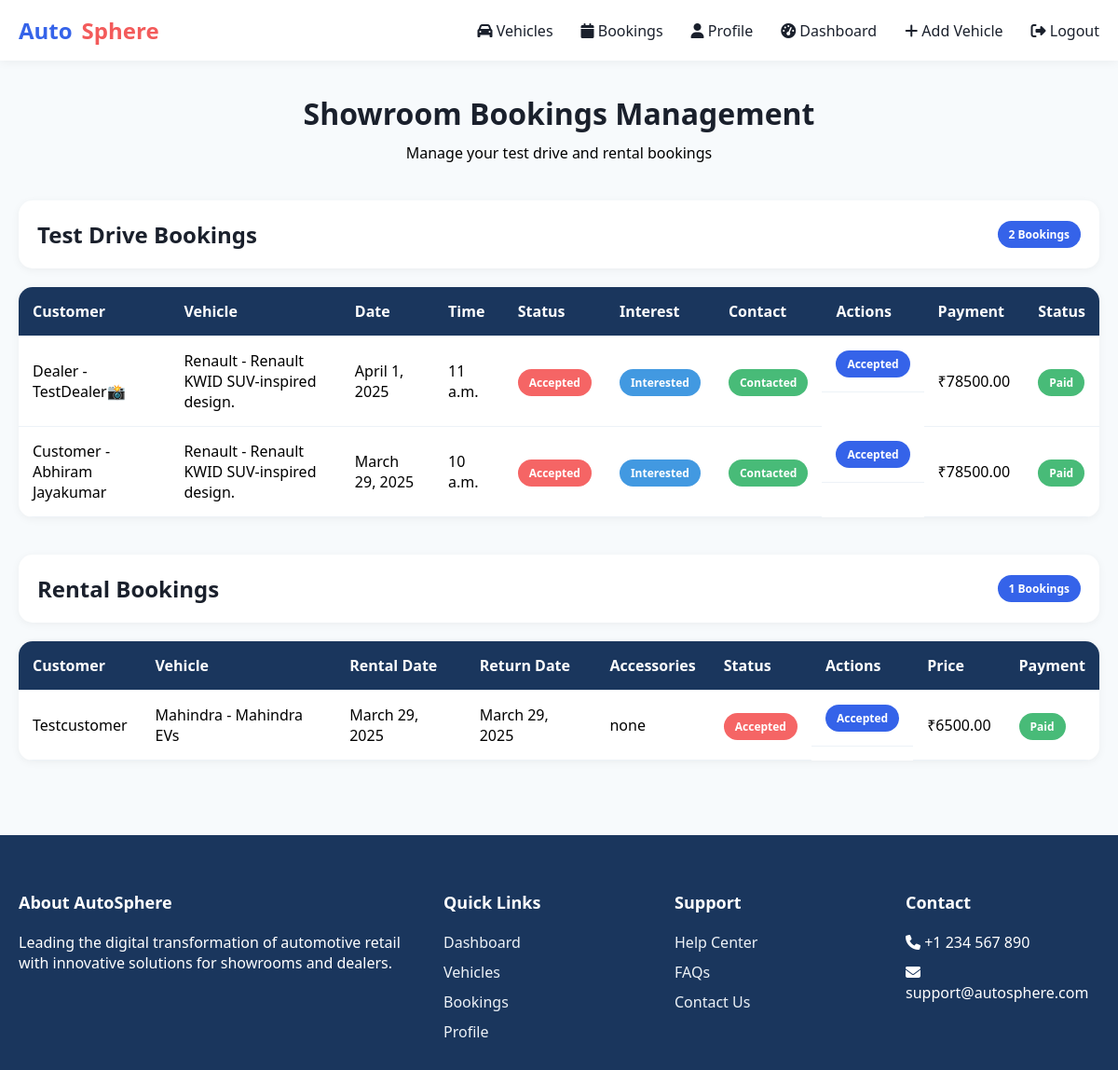
The page /Showroom/bookings/ (signed in) on the database its author committed.
### Customer/models.py (models this page shows, shortened)
class TestDriveBooking(models.Model):
    customer = models.ForeignKey(Customer, on_delete=models.CASCADE, null=True, blank=True)  # Allow null for dealers
    dealer = models.ForeignKey(Dealer, on_delete=models.CASCADE, null=True, blank=True)  # Optional Dealer field
    vehicle = models.ForeignKey(Vehicle, on_delete=models.CASCADE)
    date = models.DateField()
    time = models.TimeField()
    status = models.CharField(max_length=20, choices=[("Pending", "Pending"), ("Accepted", "Accepted"), ("Rejected", "Rejected")], default="Pending")
    payment_status = models.CharField(max_length=20, choices=[("Pending", "Pending"), ("Paid", "Paid")], default="Pending")
    Payment_amount = models.DecimalField(max_digits=10, decimal_places=2, default=0.00)
    Contancted = models.CharField(max_length=20, choices=[("Pending", "Pending"), ("Contacted", "Contacted")], default="Pending")
    Intrested = models.CharField(max_length=20, choices=[("Pending", "Pending"), ("Intrested", "Intrested"),("Not-Intrested", "Not-Intrested")], default="Pending")

class Vehicle(models.Model):
    SALE = 'sale'
    RENT = 'rent'
    VEHICLE_TYPES = [
        (SALE, 'For Sale'),
        (RENT, 'For Rent'),
    ]
    dealer = models.ForeignKey(Dealer, on_delete=models.CASCADE, null=True, blank=True)
    showroom_dealer = models.ForeignKey(Showroom, on_delete=models.CASCADE, null=True, blank=True)
    owner = models.ForeignKey(Customer, on_delete=models.CASCADE, null=True, blank=True)
    title = models.CharField(max_length=255)
    brand = models.CharField(max_length=100)
    model = models.CharField(max_length=100)
    year = models.PositiveIntegerField()
    price = models.DecimalField(max_digits=10, decimal_places=2)
    vehicle_type = models.CharField(max_length=10, choices=VEHICLE_TYPES, default=SALE)
    description = models.TextField()
    mileage = models.PositiveIntegerField(null=True, blank=True)
    fuel_type = models.CharField(max_length=50, choices=[("Petrol", "Petrol"), ("Diesel", "Diesel"), ("Electric", "Electric")])
    transmission = models.CharField(max_length=50, choices=[("Manual", "Manual"), ("Automatic", "Automatic")])
    available = models.BooleanField(default=True)
    image = models.ImageField(upload_to="vehicle_images/", null=True, blank=True)
    created_at = models.DateTimeField(default=now)

class Customer(models.Model):
    name = models.CharField(max_length=100)
    email = models.EmailField(unique=True)
    phone = models.CharField(max_length=15, unique=True)
    registered_at = models.DateTimeField(default=now)
    approval_status = models.BooleanField(default=False)
    password = models.CharField(max_length=128)
    id_proof_number = models.CharField(max_length=50, unique=True)
    profile_image = models.ImageField(upload_to='profile_images/', null=True, blank=True)
    address = models.TextField()

class RentalBooking(models.Model):
    customer = models.ForeignKey(Customer, on_delete=models.CASCADE)
    vehicle = models.ForeignKey(Vehicle, on_delete=models.CASCADE)
    rental_date = models.DateField()
    return_date = models.DateField()
    accessories_needed = models.TextField(blank=True, null=True)
    status = models.CharField(max_length=20, choices=[("Pending", "Pending"), ("Accepted", "Accepted"), ("Rejected", "Rejected")], default="Pending")
    payment_status = models.CharField(max_length=20, choices=[("Pending", "Pending"), ("Paid", "Paid")], default="Pending")
    feedback = models.TextField(blank=True, null=True)

### Dealer/models.py (models this page shows)
class Dealer(models.Model):
    name = models.CharField(max_length=100)
    email = models.EmailField(unique=True)
    phone = models.CharField(max_length=15, unique=True)
    registered_at = models.DateTimeField(default=now)
    approval_status = models.BooleanField(default=False)
    password = models.CharField(max_length=128)
    id_proof_number = models.CharField(max_length=50, unique=True)
    profile_image_dealer = models.ImageField(upload_to='profile_images_dealer/', null=True, blank=True)
    address = models.TextField()

### Showroom/views.py (the view)
# urls.py: path("bookings/", views.showroom_bookings, name="showroom_bookings"),
def showroom_bookings(request):
    if "sid" not in request.session:
        return redirect("Showroom:login")
    showroom_id = request.session["sid"]
    test_drives = TestDriveBooking.objects.filter(vehicle__showroom_dealer_id=showroom_id).order_by("-date", "-time")
    rentals = RentalBooking.objects.filter(vehicle__showroom_dealer_id=showroom_id).order_by("-rental_date")
    for booking in test_drives:
        if booking.customer:
            booking.booked_by = booking.customer
            booking.booked_by_type = "Customer"
        elif booking.dealer:
            booking.booked_by = booking.dealer
            booking.booked_by_type = "Dealer"
    for booking in rentals:
        if booking.customer:
            booking.booked_by = booking.customer
            booking.booked_by_type = "Customer"
        elif booking.dealer:
            booking.booked_by = booking.dealer
            booking.booked_by_type = "Dealer"
    return render(
        request,
        "Showroom/showroom_bookings.html",
        {"test_drives": test_drives, "rentals": rentals},
    )

### Showroom/templates/Showroom/showroom_bookings.html (shortened to what this page needs)
<!DOCTYPE html>
<html lang="en">
<head>
    <link rel="stylesheet" href="https://cdnjs.cloudflare.com/ajax/libs/font-awesome/6.4.0/css/all.min.css">
</head>
<body>
    <nav class="navbar">
        <div class="nav-container">
            <div class="logo">
                <span style="color: #3563E9;">Auto</span><span style="color: #f35b5b;">Sphere</span>
            </div>
            <div class="nav-links">
                <a href="{% url 'Showroom:showroom_vehicles' %}" class="nav-link">
                    <i class="fas fa-car"></i> Vehicles
                </a>
                <a href="{% url 'Showroom:showroom_bookings' %}" class="nav-link">
                    <i class="fas fa-calendar"></i> Bookings
                </a>
                <a href="{% url 'Showroom:showroom_profile' %}" class="nav-link">
                    <i class="fas fa-user"></i> Profile
                </a>
                <a href="{% url 'Showroom:showroom_dashboard' %}" class="nav-link">
                    <i class="fas fa-tachometer-alt"></i> Dashboard
                </a>
                <a href="{% url 'Showroom:add_vehicle' %}" class="nav-link">
                    <i class="fas fa-plus"></i> Add Vehicle
                </a>
                <a href="{% url 'Customer:index' %}" class="nav-link logout">
                    <i class="fas fa-sign-out-alt"></i> Logout
                </a>
            </div>
        </div>
    </nav>
    <div class="bookings-container">
        <div class="page-header">
            <h2>Showroom Bookings Management</h2>
            <p>Manage your test drive and rental bookings</p>
        </div>
        <div class="section-header">
            <h3>Test Drive Bookings</h3>
            <span class="badge badge-primary">{{ test_drives|length }} Bookings</span>
        </div>
        <div class="bookings-table">
            <table>
                <thead>
                    <tr>
                        <th>Customer</th>
                        <th>Vehicle</th>
                        <th>Date</th>
                        <th>Time</th>
                        <th>Status</th>
                        <th>Interest</th>
                        <th>Contact</th>
                        <th>Actions</th>
                        <th>Payment</th>
                        <th>Status</th>
                    </tr>
                </thead>
                <tbody>
                    {% for booking in test_drives %}
                    <tr>
                        <td>{{ booking.booked_by_type }} - {{ booking.booked_by.name }}</td>
                        <td>{{ booking.vehicle.brand }} - {{ booking.vehicle.model }}</td>
                        <td>{{ booking.date }}</td>
                        <td>{{ booking.time }}</td>
                        <td><span class="badge {% if booking.status == 'Pending' %}badge-warning{% elif booking.status == 'Approved' %}badge-success{% else %}badge-error{% endif %}">{{ booking.status }}</span></td>
                        <td><span class="badge badge-info">Interested</span></td>
                        <td>
                            {% if booking.Contancted == "Pending" %}
                            <a href="{% url 'Showroom:mark_contacted' booking.id %}" class="btn btn-info">
                                <i class="fas fa-phone"></i>
                                Mark Contacted
                            </a>
                            {% else %}
                            <span class="badge badge-success">Contacted</span>
                            {% endif %}
                        </td>
                        <td class="actions-cell">
                            {% if booking.status == "Pending" %}
                            <a href="{% url 'Showroom:approve_booking' 'test_drive' booking.id %}" class="btn btn-success">
                                <i class="fas fa-check"></i>
                                Approve
                            </a>
                            <a href="{% url 'Showroom:reject_booking' 'test_drive' booking.id %}" class="btn btn-danger">
                                <i class="fas fa-times"></i>
                                Reject
                            </a>
                            {% else %}
                            <span class="badge badge-primary">{{ booking.status }}</span>
                            {% endif %}
                        </td>
                        <td>₹{{ booking.Payment_amount }}</td>
                        <td><span class="badge {% if booking.payment_status == 'Paid' %}badge-success{% else %}badge-warning{% endif %}">{{ booking.payment_status }}</span></td>
                    </tr>
                    {% endfor %}
                </tbody>
            </table>
        </div>
        <div class="section-header">
            <h3>Rental Bookings</h3>
            <span class="badge badge-primary">{{ rentals|length }} Bookings</span>
        </div>
        <div class="bookings-table">
            <table>
                <thead>
                    <tr>
                        <th>Customer</th>
                        <th>Vehicle</th>
                        <th>Rental Date</th>
                        <th>Return Date</th>
                        <th>Accessories</th>
                        <th>Status</th>
                        <th>Actions</th>
                        <th>Price</th>
                        <th>Payment</th>
                    </tr>
                </thead>
                <tbody>
                    {% for booking in rentals %}
                    <tr>
                        <td>{{ booking.customer.name }}</td>
                        <td>{{ booking.vehicle.brand }} - {{ booking.vehicle.model }}</td>
                        <td>{{ booking.rental_date }}</td>
                        <td>{{ booking.return_date }}</td>
                        <td>{{ booking.accessories_needed|default:"None" }}</td>
                        <td><span class="badge {% if booking.status == 'Pending' %}badge-warning{% elif booking.status == 'Approved' %}badge-success{% else %}badge-error{% endif %}">{{ booking.status }}</span></td>
                        <td class="actions-cell">
                            {% if booking.status == "Pending" %}
                            <a href="{% url 'Showroom:approve_booking' 'rental' booking.id %}" class="btn btn-success">
                                <i class="fas fa-check"></i>
                                Approve
                            </a>
                            <a href="{% url 'Showroom:reject_booking' 'rental' booking.id %}" class="btn btn-danger">
                                <i class="fas fa-times"></i>
                                Reject
                            </a>
                            {% else %}
                            <span class="badge badge-primary">{{ booking.status }}</span>
                            {% endif %}
                        </td>
                        <td>₹{{ booking.vehicle.price }}</td>
                        <td><span class="badge {% if booking.payment_status == 'Paid' %}badge-success{% else %}badge-warning{% endif %}">{{ booking.payment_status }}</span></td>
                    </tr>
                    {% endfor %}
                </tbody>
            </table>
        </div>
    </div>
    <footer class="footer">
        <div class="footer-grid">
            <div class="footer-col">
                <h3>About AutoSphere</h3>
                <p>Leading the digital transformation of automotive retail with innovative solutions for showrooms and dealers.</p>
            </div>
            <div class="footer-col">
                <h3>Quick Links</h3>
                <ul class="footer-links">
                    <li><a href="#">Dashboard</a></li>
                    <li><a href="#">Vehicles</a></li>
                    <li><a href="#">Bookings</a></li>
                    <li><a href="#">Profile</a></li>
                </ul>
            </div>
            <div class="footer-col">
                <h3>Support</h3>
                <ul class="footer-links">
                    <li><a href="#">Help Center</a></li>
                    <li><a href="#">FAQs</a></li>
                    <li><a href="#">Contact Us</a></li>
                </ul>
            </div>
            <div class="footer-col">
                <h3>Contact</h3>
                <ul class="footer-links">
                    <li><i class="fas fa-phone"></i> +1 234 567 890</li>
                    <li><i class="fas fa-envelope"></i> support@autosphere.com</li>
                </ul>
            </div>
        </div>
    </footer>
</body>
</html>

### Showroom/templates/Showroom/showroom_bookings.html (style rules this page uses)
:root { --primary: #3563E9; --secondary: #1A365D; --accent: #FF4C30; --light: #F7FAFC; --dark: #1A202C; --gray: #718096; --light-gray: #EDF2F7; --success: #48BB78; --error: #F56565; --warning: #F6AD55; --info: #4299E1; }
* { margin: 0; padding: 0; box-sizing: border-box; font-family: 'Segoe UI', sans-serif; }
body { background: var(--light); min-height: 100vh; display: flex; flex-direction: column; }
.navbar { background: white; padding: 1rem 0; box-shadow: 0 2px 10px rgba(0, 0, 0, 0.05); position: fixed; width: 100%; top: 0; z-index: 1000; }
.nav-container { max-width: 1400px; margin: 0 auto; padding: 0 20px; display: flex; justify-content: space-between; align-items: center; }
.logo { font-size: 24px; font-weight: bold; color: var(--primary); text-decoration: none; display: flex; align-items: center; gap: 10px; }
.nav-links { display: flex; gap: 30px; align-items: center; }
.nav-link { text-decoration: none; color: var(--dark); font-weight: 500; transition: color 0.3s; }
.bookings-container { max-width: 1400px; margin: 100px auto 40px; padding: 0 20px; flex-grow: 1; }
.page-header { margin-bottom: 40px; text-align: center; }
.page-header h2 { font-size: 32px; color: var(--dark); margin-bottom: 10px; }
.section-header { display: flex; justify-content: space-between; align-items: center; margin-bottom: 20px; padding: 20px; background: white; border-radius: 15px; box-shadow: 0 2px 10px rgba(0, 0, 0, 0.05); }
.section-header h3 { font-size: 24px; color: var(--dark); margin: 0; }
.bookings-table { background: white; border-radius: 15px; overflow: hidden; box-shadow: 0 2px 10px rgba(0, 0, 0, 0.05); margin-bottom: 40px; }
table { width: 100%; border-collapse: collapse; }
th, td { padding: 15px; text-align: left; border-bottom: 1px solid var(--light-gray); }
th { background: var(--secondary); color: white; font-weight: 600; }
.badge { padding: 6px 12px; border-radius: 20px; font-size: 12px; font-weight: 600; }
.badge-primary { background: var(--primary); color: white; }
.badge-success { background: var(--success); color: white; }
.badge-error { background: var(--error); color: white; }
.badge-info { background: var(--info); color: white; }
.actions-cell { display: flex; gap: 10px; }
.footer { background: var(--secondary); color: white; padding: 60px 0 20px; margin-top: auto; }
.footer-grid { max-width: 1400px; margin: 0 auto; padding: 0 20px; display: grid; grid-template-columns: 2fr 1fr 1fr 1fr; gap: 40px; }
.footer-col h3 { font-size: 18px; margin-bottom: 20px; }
.footer-links { list-style: none; }
.footer-links li { margin-bottom: 10px; }
.footer-links a { color: var(--light-gray); text-decoration: none; transition: color 0.3s; }
@media (max-width: 1200px) { .bookings-table { overflow-x: auto; } }

### rows shown on the page
TestDriveBooking: booked_by_type "Dealer", booked_by.name "TestDealer📸", vehicle.brand "Renault", vehicle.model "Renault KWID SUV-inspired design.", date "April 1, 2025", time "11 a.m.", status "Accepted", Contancted "Contacted", Payment_amount "78500.00", payment_status "Paid"
TestDriveBooking: booked_by_type "Customer", booked_by.name "Abhiram Jayakumar", vehicle.brand "Renault", vehicle.model "Renault KWID SUV-inspired design.", date "March 29, 2025", time "10 a.m.", status "Accepted", Contancted "Contacted", Payment_amount "78500.00", payment_status "Paid"
RentalBooking: customer.name "Testcustomer", vehicle.brand "Mahindra", vehicle.model "Mahindra EVs", rental_date "March 29, 2025", return_date "March 29, 2025", accessories_needed "none", status "Accepted", vehicle.price "6500.00", payment_status "Paid"

### other values the page prints
{{ test_drives|length }} "2"
{{ rentals|length }} "1"
